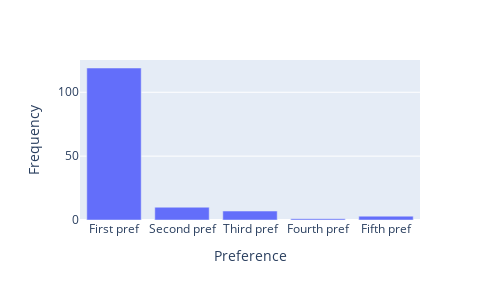

Here is the notebook cell this chart was saved with:
### Code cell
####################### TO EVALUATE ALGORITHM, PREFERENCE DETAILS AND GRAPH ######################

import pandas as pd
import plotly.express as px

def findrank(stud,proj):
    cnt=0
    for projects in s_pref[stud]:
        cnt+=1
        if projects==proj:
            return cnt
    return 5
    
pref_df=pd.DataFrame(columns=['pref','freq'])
first=0
second=0
third=0
fourth=0
fifth=0
rank_score=0
for l in temp_perfect_group:
    for sd in temp_perfect_group[l]:
        rank=findrank(sd,lecturers_offering[l][0])
        if rank==1:
            first+=1
        elif rank==2:
            second+=1
        elif rank==3:
            third+=1
        elif rank==4:
            fourth+=1
        elif rank==5:
            fifth+=1

        rank_score+=rank

pref_df.loc[len(pref_df)]=['First pref',first]
pref_df.loc[len(pref_df)]=['Second pref',second]
pref_df.loc[len(pref_df)]=['Third pref',third]
pref_df.loc[len(pref_df)]=['Fourth pref',fourth]
pref_df.loc[len(pref_df)]=['Fifth pref',fifth]

print(pref_df)
fig = px.bar(pref_df, x='pref', y='freq',labels={
                     "pref": "Preference",
                     "freq": "Frequency"},height=300, width=500)
fig.update_xaxes(dtick=1)
fig.show()
fig.write_image("./pref_result.jpeg", scale=1)

############################################################################################################

### Figure 1 — Plotly figure (JSON) as saved in the notebook; plotly's stock layout.template omitted (floating-point values rounded to 4 significant figures)
{"data": [{"alignmentgroup": "True", "hovertemplate": "Preference=%{x}<br>Frequency=%{y}<extra></extra>", "legendgroup": "", "marker": {"color": "#636efa"}, "name": "", "offsetgroup": "", "orientation": "v", "showlegend": false, "textposition": "auto", "type": "bar", "x": ["First pref", "Second pref", "Third pref", "Fourth pref", "Fifth pref"], "xaxis": "x", "y": [119, 10, 7, 1, 3], "yaxis": "y"}], "layout": {"barmode": "relative", "height": 300, "legend": {"tracegroupgap": 0}, "margin": {"t": 60}, "width": 500, "xaxis": {"anchor": "y", "domain": [0, 1], "dtick": 1, "title": {"text": "Preference"}}, "yaxis": {"anchor": "x", "domain": [0, 1], "title": {"text": "Frequency"}}}}
